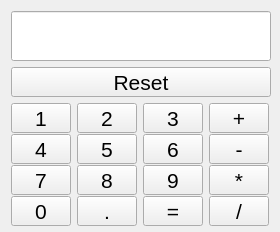
<?xml version="1.0" encoding="UTF-8"?>
<ui version="4.0">
 <class>UberCalculatorUI</class>
 <widget class="QWidget" name="UberCalculatorUI">
  <property name="geometry">
   <rect>
    <x>0</x>
    <y>0</y>
    <width>280</width>
    <height>232</height>
   </rect>
  </property>
  <property name="minimumSize">
   <size>
    <width>280</width>
    <height>232</height>
   </size>
  </property>
  <property name="windowTitle">
   <string>UberCalculator</string>
  </property>
  <layout class="QHBoxLayout" name="horizontalLayout">
   <item>
    <layout class="QGridLayout" name="gridLayout_2">
     <item row="0" column="0">
      <widget class="QLineEdit" name="resultField">
       <property name="minimumSize">
        <size>
         <width>260</width>
         <height>50</height>
        </size>
       </property>
       <property name="font">
        <font>
         <family>MS Shell Dlg 2</family>
         <pointsize>16</pointsize>
        </font>
       </property>
       <property name="readOnly">
        <bool>true</bool>
       </property>
      </widget>
     </item>
     <item row="2" column="0">
      <layout class="QGridLayout" name="gridLayout">
       <item row="1" column="1">
        <widget class="QPushButton" name="number5">
         <property name="minimumSize">
          <size>
           <width>60</width>
           <height>30</height>
          </size>
         </property>
         <property name="font">
          <font>
           <pointsize>16</pointsize>
          </font>
         </property>
         <property name="text">
          <string>5</string>
         </property>
        </widget>
       </item>
       <item row="2" column="2">
        <widget class="QPushButton" name="number9">
         <property name="minimumSize">
          <size>
           <width>60</width>
           <height>30</height>
          </size>
         </property>
         <property name="font">
          <font>
           <pointsize>16</pointsize>
          </font>
         </property>
         <property name="text">
          <string>9</string>
         </property>
        </widget>
       </item>
       <item row="1" column="2">
        <widget class="QPushButton" name="number6">
         <property name="minimumSize">
          <size>
           <width>60</width>
           <height>30</height>
          </size>
         </property>
         <property name="font">
          <font>
           <pointsize>16</pointsize>
          </font>
         </property>
         <property name="text">
          <string>6</string>
         </property>
        </widget>
       </item>
       <item row="1" column="3">
        <widget class="QPushButton" name="minus">
         <property name="minimumSize">
          <size>
           <width>60</width>
           <height>30</height>
          </size>
         </property>
         <property name="font">
          <font>
           <pointsize>16</pointsize>
          </font>
         </property>
         <property name="text">
          <string>-</string>
         </property>
        </widget>
       </item>
       <item row="0" column="3" alignment="Qt::AlignVCenter">
        <widget class="QPushButton" name="plus">
         <property name="minimumSize">
          <size>
           <width>60</width>
           <height>30</height>
          </size>
         </property>
         <property name="font">
          <font>
           <pointsize>16</pointsize>
          </font>
         </property>
         <property name="text">
          <string>+</string>
         </property>
        </widget>
       </item>
       <item row="2" column="3">
        <widget class="QPushButton" name="multiply">
         <property name="minimumSize">
          <size>
           <width>60</width>
           <height>30</height>
          </size>
         </property>
         <property name="font">
          <font>
           <pointsize>16</pointsize>
          </font>
         </property>
         <property name="text">
          <string>*</string>
         </property>
        </widget>
       </item>
       <item row="0" column="2" alignment="Qt::AlignHCenter">
        <widget class="QPushButton" name="number3">
         <property name="minimumSize">
          <size>
           <width>60</width>
           <height>30</height>
          </size>
         </property>
         <property name="font">
          <font>
           <pointsize>16</pointsize>
          </font>
         </property>
         <property name="text">
          <string>3</string>
         </property>
        </widget>
       </item>
       <item row="1" column="0">
        <widget class="QPushButton" name="number4">
         <property name="minimumSize">
          <size>
           <width>60</width>
           <height>30</height>
          </size>
         </property>
         <property name="font">
          <font>
           <pointsize>16</pointsize>
          </font>
         </property>
         <property name="text">
          <string>4</string>
         </property>
        </widget>
       </item>
       <item row="0" column="0">
        <widget class="QPushButton" name="number1">
         <property name="minimumSize">
          <size>
           <width>60</width>
           <height>30</height>
          </size>
         </property>
         <property name="font">
          <font>
           <pointsize>16</pointsize>
          </font>
         </property>
         <property name="text">
          <string>1</string>
         </property>
        </widget>
       </item>
       <item row="0" column="1">
        <widget class="QPushButton" name="number2">
         <property name="minimumSize">
          <size>
           <width>60</width>
           <height>30</height>
          </size>
         </property>
         <property name="font">
          <font>
           <pointsize>16</pointsize>
          </font>
         </property>
         <property name="text">
          <string>2</string>
         </property>
        </widget>
       </item>
       <item row="2" column="0">
        <widget class="QPushButton" name="number7">
         <property name="minimumSize">
          <size>
           <width>60</width>
           <height>30</height>
          </size>
         </property>
         <property name="font">
          <font>
           <pointsize>16</pointsize>
          </font>
         </property>
         <property name="text">
          <string>7</string>
         </property>
        </widget>
       </item>
       <item row="2" column="1">
        <widget class="QPushButton" name="number8">
         <property name="minimumSize">
          <size>
           <width>60</width>
           <height>30</height>
          </size>
         </property>
         <property name="font">
          <font>
           <pointsize>16</pointsize>
          </font>
         </property>
         <property name="text">
          <string>8</string>
         </property>
        </widget>
       </item>
       <item row="3" column="0">
        <widget class="QPushButton" name="number0">
         <property name="minimumSize">
          <size>
           <width>60</width>
           <height>30</height>
          </size>
         </property>
         <property name="font">
          <font>
           <pointsize>16</pointsize>
          </font>
         </property>
         <property name="text">
          <string>0</string>
         </property>
        </widget>
       </item>
       <item row="3" column="1">
        <widget class="QPushButton" name="point">
         <property name="minimumSize">
          <size>
           <width>60</width>
           <height>30</height>
          </size>
         </property>
         <property name="font">
          <font>
           <pointsize>16</pointsize>
          </font>
         </property>
         <property name="text">
          <string>.</string>
         </property>
        </widget>
       </item>
       <item row="3" column="2">
        <widget class="QPushButton" name="equals">
         <property name="minimumSize">
          <size>
           <width>60</width>
           <height>30</height>
          </size>
         </property>
         <property name="font">
          <font>
           <pointsize>16</pointsize>
          </font>
         </property>
         <property name="text">
          <string>=</string>
         </property>
        </widget>
       </item>
       <item row="3" column="3">
        <widget class="QPushButton" name="divide">
         <property name="minimumSize">
          <size>
           <width>60</width>
           <height>30</height>
          </size>
         </property>
         <property name="font">
          <font>
           <pointsize>16</pointsize>
          </font>
         </property>
         <property name="text">
          <string>/</string>
         </property>
        </widget>
       </item>
      </layout>
     </item>
     <item row="1" column="0">
      <widget class="QPushButton" name="reset">
       <property name="minimumSize">
        <size>
         <width>260</width>
         <height>30</height>
        </size>
       </property>
       <property name="font">
        <font>
         <pointsize>16</pointsize>
        </font>
       </property>
       <property name="text">
        <string>Reset</string>
       </property>
      </widget>
     </item>
    </layout>
   </item>
  </layout>
 </widget>
 <layoutdefault spacing="6" margin="11"/>
 <resources/>
 <connections/>
</ui>
